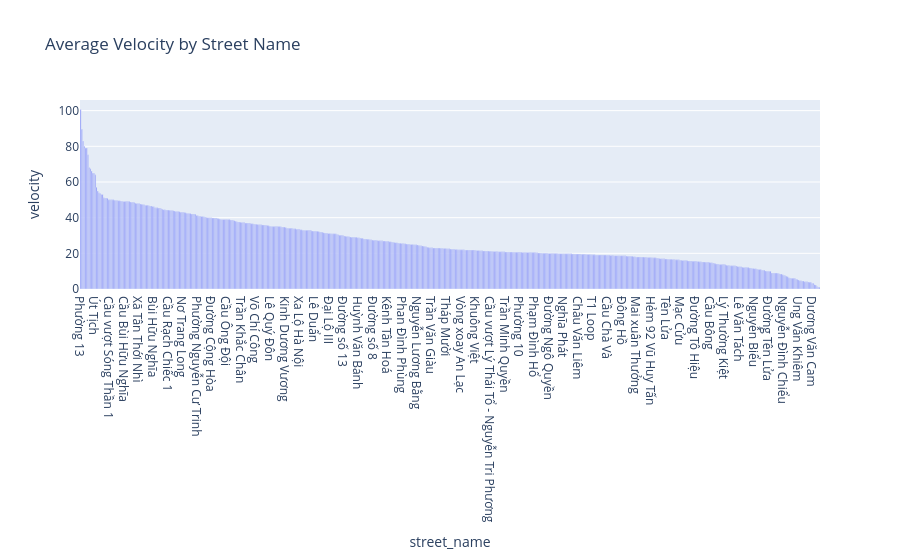

Source (notebook cell):
### Code cell
average_velocity_street_name = big_table.groupby('street_name')['velocity'].mean().reset_index()
average_velocity_street_name = average_velocity_street_name.dropna(subset=['velocity']).sort_values(by='velocity', ascending=False)
fig = px.bar(average_velocity_street_name, x='street_name', y='velocity', title='Average Velocity by Street Name')
fig.show()

### Figure 1 — Plotly figure (JSON) as saved in the notebook; plotly's stock layout.template omitted (floating-point values rounded to 4 significant figures; data arrays with more than 128 entries replaced by an {"elided": "..."} marker saying what was removed)
{"data": [{"alignmentgroup": "True", "hovertemplate": "street_name=%{x}<br>velocity=%{y}<extra></extra>", "legendgroup": "", "marker": {"color": "#636efa", "pattern": {"shape": ""}}, "name": "", "offsetgroup": "", "orientation": "v", "showlegend": false, "textposition": "auto", "type": "bar", "x": {"elided": "606 str values"}, "xaxis": "x", "y": {"elided": "606 float values"}, "yaxis": "y"}], "layout": {"barmode": "relative", "legend": {"tracegroupgap": 0}, "title": {"text": "Average Velocity by Street Name"}, "xaxis": {"anchor": "y", "domain": [0, 1], "title": {"text": "street_name"}}, "yaxis": {"anchor": "x", "domain": [0, 1], "title": {"text": "velocity"}}}}
